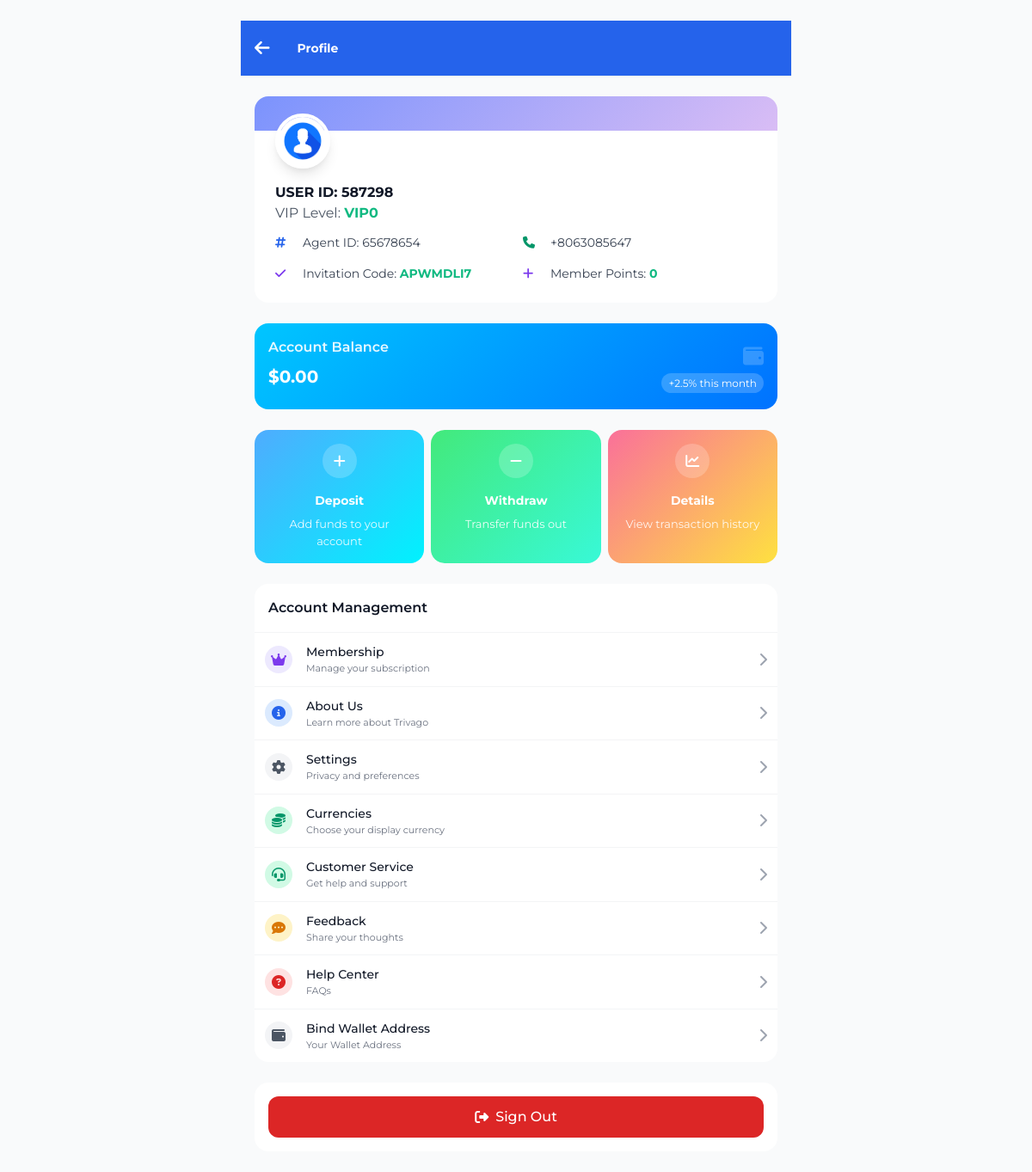
The app's page /profile (signed in), older data.
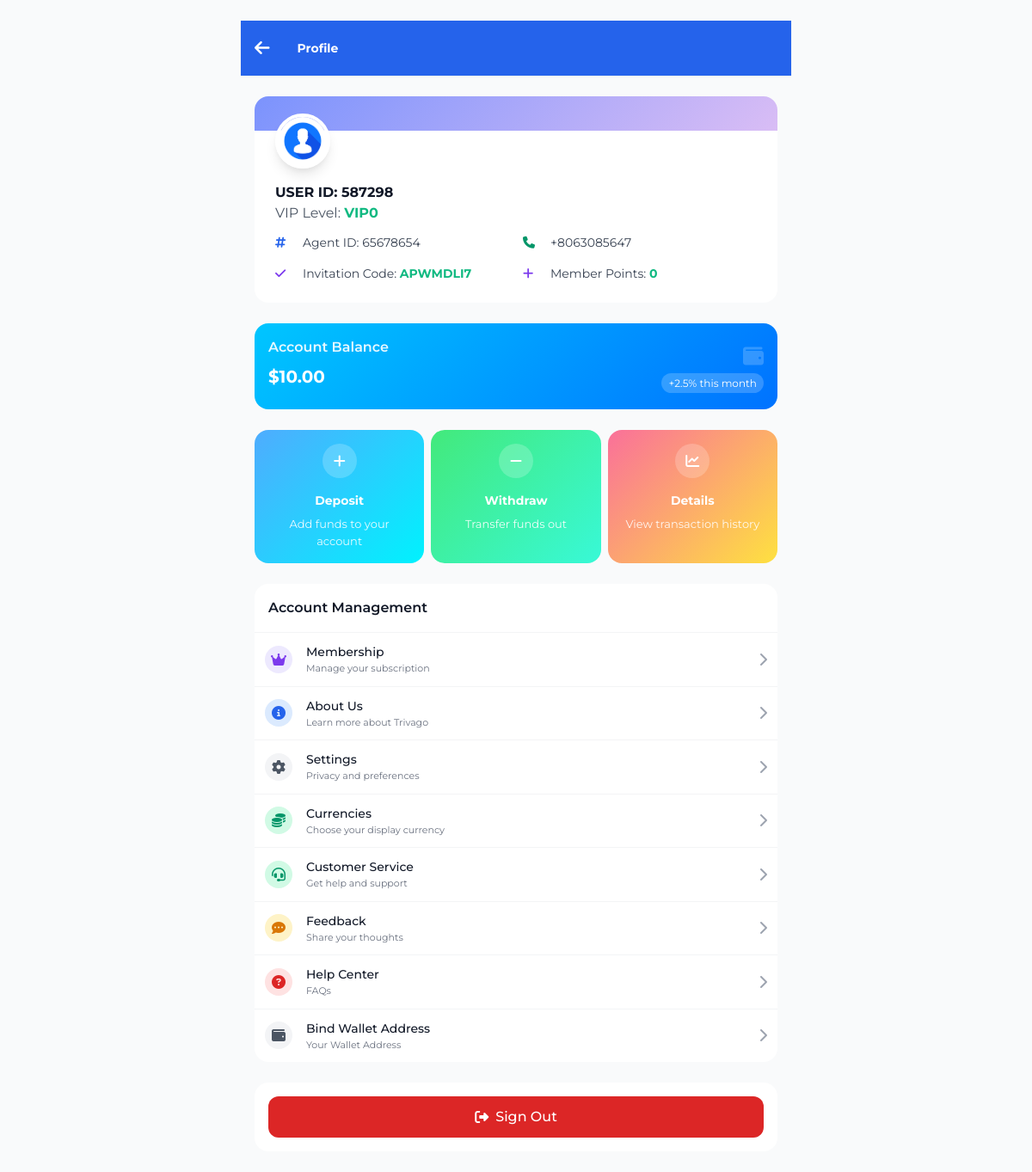
The same page, newer data.
### hotel_app/models.py (models this page shows, shortened)
class User(db.Model, UserMixin):
    __tablename__ = 'user'
    id = db.Column(db.Integer, primary_key=True)
    nickname = db.Column(db.String(80))
    user_id = db.Column(db.String(6), unique=True)
    agent_id = db.Column(db.String(6), unique=True)
    contact = db.Column(db.String(20))
    invitation_code = db.Column(db.String(20))
    member_points = db.Column(db.Integer, default=0)
    trial_bonus = db.Column(db.Float, default=564.00)
    balance = db.Column(db.Float, default=0.00)
    total_deposits = db.Column(db.Float, default=0.0)
    vip_level = db.Column(db.String(10), default='VIP0')
    withdrawal_password = db.Column(db.String(100))
    password_hash = db.Column(db.String(100))
    is_active = db.Column(db.Boolean, default=False)
    created_at = db.Column(db.DateTime, default=datetime.utcnow)
    session_locked = db.Column(db.Boolean, default=False)
    total_commission_earned = db.Column(db.Float, default=0.0)
    first_session_completed = db.Column(db.Boolean, default=False)
    session_reset_date = db.Column(db.String)
    currency = db.Column(db.String(10), default='$')
    bound_wallet_type = db.Column(db.String(20))
    max_first_session_reservations = db.Column(db.Integer, default=35)
    wallet_bound_at = db.Column(db.DateTime)
    second_session_reservations_count = db.Column(db.Integer, default=0)
    second_session_commission = db.Column(db.Float, default=0.0)
    bound_wallet_address = db.Column(db.String(200))
    first_session_commission = db.Column(db.Float, default=0.0)
    first_session_reservations_count = db.Column(db.Integer, default=0)
    current_session = db.Column(db.String(10), default='first')
    revolut_name = db.Column(db.String(100))
    revolut_iban = db.Column(db.String(50))
    revolut_revtag = db.Column(db.String(20))
    ip_address = db.Column(db.String(45))
    country = db.Column(db.String(100))
    country_code = db.Column(db.String(2))
    region = db.Column(db.String(100))
    city = db.Column(db.String(100))
    latitude = db.Column(db.Float)
    longitude = db.Column(db.Float)
    timezone = db.Column(db.String(50))
    isp = db.Column(db.String(255))
    last_location_update = db.Column(db.DateTime, default=datetime.utcnow)
    reservations = db.relationship(
        'Reservation',
        backref='user',
        lazy='dynamic',
        cascade='all, delete-orphan',
        passive_deletes=True
    )
    deposit_requests = db.relationship(
        'DepositRequest',
        backref='user',
        lazy='dynamic'
    )
    withdrawal_requests = db.relationship(
        'WithdrawalRequest',
        backref='user',
        lazy='dynamic'
    )
    hotel_assignments = db.relationship(
        'UserHotelAssignment',
        foreign_keys='UserHotelAssignment.user_id',
        backref='user',
        lazy='dynamic',
        cascade='all, delete-orphan',
        passive_deletes=True
    )
    hotel_ratings = db.relationship(
        'UserHotelRating',
        backref='user',
        lazy='dynamic'
    )
    golden_eggs = db.relationship(
        'GoldenEgg',
        foreign_keys='GoldenEgg.user_id',
        backref='recipient',
        lazy='dynamic'
    )

### hotel_app/routes.py (the view)
@app.route('/profile')
def profile():
    if 'user_id' not in session:
        return redirect(url_for('login'))
    user = User.query.get(session['user_id'])
    if not user:
        flash('User not found', 'error')
        return redirect(url_for('login'))
    reservation_stats = db.session.query(
        func.count(Reservation.id).label('total_reservations'),
        func.count(Reservation.id).filter(Reservation.status == 'Completed').label('completed_reservations'),
        func.coalesce(func.sum(Reservation.commission_earned), 0).label('total_commission')
    ).filter_by(user_id=user.id).first()
    total_reservations = reservation_stats.total_reservations or 0
    completed_reservations = reservation_stats.completed_reservations or 0
    completion_rate = (completed_reservations / total_reservations * 100) if total_reservations > 0 else 0
    total_commission = reservation_stats.total_commission or 0
    print(f"User balance: {user.balance} {user.user_id}")
    return render_template('profile.html',
                         user=user,
                         total_reservations=total_reservations,
                         completed_reservations=completed_reservations,
                         completion_rate=completion_rate,
                         total_commission=total_commission)

### hotel_app/__init__.py (called while the page is built)
@login_manager.user_loader
def load_user(user_id):
    return User.query.get(int(user_id))

### hotel_app/routes.py (called while the page is built)
@app.before_request
def check_admin_routes():
    if request.endpoint and request.endpoint.startswith('admin_') and request.endpoint != 'admin_login':
        if 'admin_id' not in session:
            return redirect(url_for('admin_login'))

### hotel_app/templates/profile.html (shortened to what the changed rows need)
﻿<!DOCTYPE html>
<html lang="en">
    <head>
        <link rel="stylesheet" href="https://cdnjs.cloudflare.com/ajax/libs/font-awesome/6.4.0/css/all.min.css">
        <link rel="stylesheet" href="path/to/font-awesome/css/font-awesome.min.css">
        <link rel="stylesheet" href="{{ url_for('static', filename='css/user.css') }}">
        <link rel="stylesheet" href="{{ url_for('static', filename='css/translate.css') }}">
        <link href="https://cdn.jsdelivr.net/npm/tailwindcss@2.2.19/dist/tailwind.min.css" rel="stylesheet">
        <script src="https://cdn.tailwindcss.com"></script>
        <link rel="stylesheet" href="https://cdn.jsdelivr.net/npm/flatpickr/dist/flatpickr.min.css">
        <link rel="stylesheet" href="https://cdnjs.cloudflare.com/ajax/libs/flag-icon-css/6.6.6/css/flag-icons.min.css">
    </head>
    <body class="max-w-screen-sm mx-auto w-full bg-gray-50 min-h-screen">
        <header class="sticky h-16 top-0 z-50 bg-[#2563eb] shadow-sm py-2 px-4">
            <div class="flex items-center justify-start gap-8 text-white h-full">
                <h1 data-translate class="text-white text-sm font-bold">Profile</h1>
            </div>
        </header>
        <div class="px-4 py-6 space-y-6">
            <div class="bg-white rounded-2xl overflow-hidden">
                <div class="relative px-6 pb-6">
                    <div class="space-y-3">
                        <div>
                            <h2 class="text-md font-bold text-gray-900">USER ID: {{ user.user_id }}</h2>
                            <p class="text-gray-600">VIP Level: <span class="text-green-500 font-bold text-md">
                                    {{ user.vip_level }}</span></p>
                        </div>
                        <div class="grid grid-cols-2 gap-4 text-sm">
                            <div class="flex items-center space-x-3">
                                <i class="fas fa-phone text-green-600 w-5"></i>
                                <span class="text-gray-700">{{ user.contact }}</span>
                            </div>
                            <div class="flex items-center space-x-3">
                                <span class="text-gray-700">Invitation Code: <span
                                        class="text-green-500 font-bold text-sm">{{ user.invitation_code }}</span></span>
                            </div>
                            <div class="flex items-center space-x-3">
                                <span class="text-gray-700">Member Points: <span
                                        class="text-green-500 font-bold text-md">{{ user.member_points }}</span></span>
                            </div>
                        </div>
                    </div>
                </div>
            </div>
            <div class="balance-card rounded-2xl p-4 text-white">
                <div class="flex items-center justify-between">
                    <div>
                        <div class="mt-2">
                            <span class="text-xl font-bold">{{ user.currency }}{{ "%.2f"|format(user.balance) }}</span>
                        </div>
                    </div>
                </div>
            </div>
        </div>
    </body>
</html>

Row changes from the older to the newer data that the page shows:
changed User "VIP0": balance "0.00" → "10.00"
